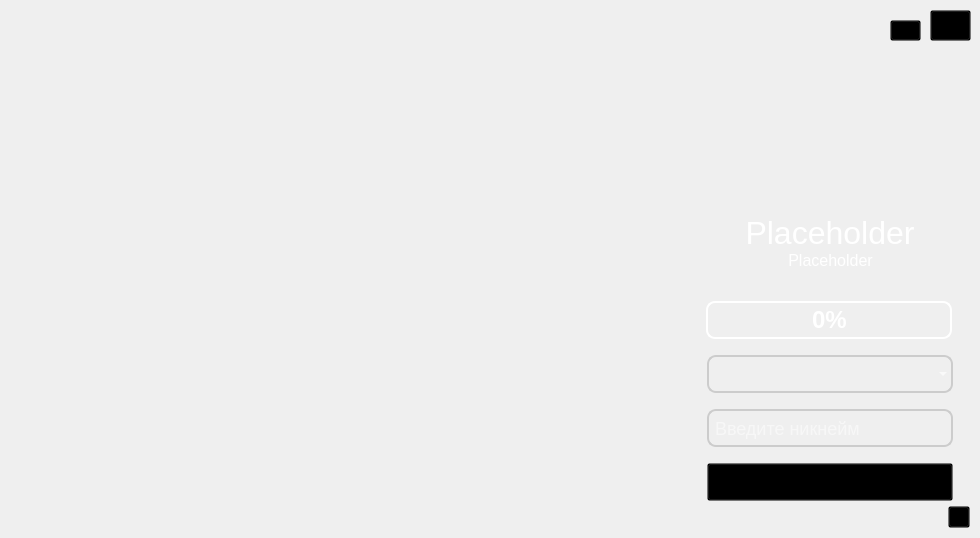
<?xml version="1.0" encoding="UTF-8"?>
<ui version="4.0">
 <class>MainWindow</class>
 <widget class="QMainWindow" name="MainWindow">
  <property name="geometry">
   <rect>
    <x>0</x>
    <y>0</y>
    <width>980</width>
    <height>538</height>
   </rect>
  </property>
  <property name="minimumSize">
   <size>
    <width>980</width>
    <height>538</height>
   </size>
  </property>
  <property name="maximumSize">
   <size>
    <width>980</width>
    <height>538</height>
   </size>
  </property>
  <property name="windowTitle">
   <string>Unix Launcher</string>
  </property>
  <property name="windowIcon">
   <iconset>
    <normaloff>../../../Downloads/image.png</normaloff>../../../Downloads/image.png</iconset>
  </property>
  <property name="unifiedTitleAndToolBarOnMac">
   <bool>false</bool>
  </property>
  <widget class="QWidget" name="centralwidget">
   <widget class="QLabel" name="main">
    <property name="geometry">
     <rect>
      <x>0</x>
      <y>0</y>
      <width>980</width>
      <height>538</height>
     </rect>
    </property>
    <property name="sizePolicy">
     <sizepolicy hsizetype="Fixed" vsizetype="Fixed">
      <horstretch>0</horstretch>
      <verstretch>0</verstretch>
     </sizepolicy>
    </property>
    <property name="text">
     <string/>
    </property>
    <property name="pixmap">
     <pixmap>../../../Downloads/Frame 2 (3).png</pixmap>
    </property>
   </widget>
   <widget class="QProgressBar" name="progressBar">
    <property name="geometry">
     <rect>
      <x>706</x>
      <y>301</y>
      <width>246</width>
      <height>38</height>
     </rect>
    </property>
    <property name="styleSheet">
     <string notr="true">QProgressBar {
    border: 2px solid #fff; /* Белая граница шириной 2px */
    border-radius: 9px;    /* Закругленные углы радиусом 7px */
    text-align: center;     /* Выравнивание текста по центру */
    font-size: 24px;        /* Размер шрифта */
    font-weight: bold;      /* Жирный шрифт */
    color: white;           /* Цвет текста */
    background-color: transparent; /* Прозрачный фон */
    padding: 4px;           /* Отступы внутри прогресс-бара */
    font-family: &quot;Play&quot;;    /* Шрифт Play */
}

QProgressBar::chunk {
    background-color: #00B051; /* Цвет заливки прогресса */
    border-radius: 7px;        /* Закругленные углы для заливки радиусом 7px */
}
</string>
    </property>
    <property name="value">
     <number>0</number>
    </property>
    <property name="textVisible">
     <bool>true</bool>
    </property>
   </widget>
   <widget class="QLabel" name="preview">
    <property name="geometry">
     <rect>
      <x>701</x>
      <y>70</y>
      <width>256</width>
      <height>144</height>
     </rect>
    </property>
    <property name="text">
     <string/>
    </property>
    <property name="pixmap">
     <pixmap>../../../Downloads/notch 1.png</pixmap>
    </property>
   </widget>
   <widget class="QComboBox" name="versionSelect">
    <property name="geometry">
     <rect>
      <x>707</x>
      <y>355</y>
      <width>246</width>
      <height>38</height>
     </rect>
    </property>
    <property name="styleSheet">
     <string notr="true">QComboBox {
	background-color: rgba(0,0,0,0);
	color: white;
	border: 2px solid #cccccc;
	border-radius: 9px;
	padding: 5px;
	font-size: 24px;
	text-align: center;
}
</string>
    </property>
   </widget>
   <widget class="QLineEdit" name="nameEdit">
    <property name="geometry">
     <rect>
      <x>707</x>
      <y>409</y>
      <width>246</width>
      <height>38</height>
     </rect>
    </property>
    <property name="styleSheet">
     <string notr="true">QLineEdit {
	background-color: rgba(0,0,0,0);
	color: white;
    font: &quot;Play&quot;; 
	border: 2px solid #cccccc;
	border-radius: 9px;
	padding: 4px;
	font-size:  18px;
}
</string>
    </property>
    <property name="maxLength">
     <number>19</number>
    </property>
    <property name="placeholderText">
     <string>Введите никнейм</string>
    </property>
   </widget>
   <widget class="QPushButton" name="playButton">
    <property name="geometry">
     <rect>
      <x>707</x>
      <y>463</y>
      <width>246</width>
      <height>38</height>
     </rect>
    </property>
    <property name="styleSheet">
     <string notr="true">QPushButton {
	background-color: rgba(0,0,0,0);
}
</string>
    </property>
    <property name="text">
     <string/>
    </property>
   </widget>
   <widget class="QPushButton" name="folderButton">
    <property name="geometry">
     <rect>
      <x>948</x>
      <y>506</y>
      <width>22</width>
      <height>22</height>
     </rect>
    </property>
    <property name="styleSheet">
     <string notr="true">QPushButton {
	background-color: rgba(0,0,0,0);
}
</string>
    </property>
    <property name="text">
     <string/>
    </property>
   </widget>
   <widget class="QPushButton" name="svernutButton">
    <property name="geometry">
     <rect>
      <x>890</x>
      <y>20</y>
      <width>31</width>
      <height>21</height>
     </rect>
    </property>
    <property name="styleSheet">
     <string notr="true">QPushButton {
	background-color: rgba(0,0,0,0);
}
</string>
    </property>
    <property name="text">
     <string/>
    </property>
   </widget>
   <widget class="QLabel" name="versionInfo">
    <property name="geometry">
     <rect>
      <x>732</x>
      <y>214</y>
      <width>196</width>
      <height>37</height>
     </rect>
    </property>
    <property name="styleSheet">
     <string notr="true">        QLabel {
            color: white;

			text-align: center;  
            font-size: 32px;

        }</string>
    </property>
    <property name="text">
     <string>Placeholder</string>
    </property>
    <property name="alignment">
     <set>Qt::AlignCenter</set>
    </property>
   </widget>
   <widget class="QLabel" name="loaderInfo">
    <property name="geometry">
     <rect>
      <x>700</x>
      <y>250</y>
      <width>261</width>
      <height>20</height>
     </rect>
    </property>
    <property name="styleSheet">
     <string notr="true">QLabel {
	color: white;
	font-size: 16px;
	              display: flex;
                justify-content: center;
                align-items: center;
                text-align: center;
                height: 100%;
}</string>
    </property>
    <property name="text">
     <string>Placeholder</string>
    </property>
    <property name="alignment">
     <set>Qt::AlignCenter</set>
    </property>
   </widget>
   <widget class="QPushButton" name="closeButton">
    <property name="geometry">
     <rect>
      <x>930</x>
      <y>10</y>
      <width>41</width>
      <height>31</height>
     </rect>
    </property>
    <property name="styleSheet">
     <string notr="true">QPushButton {
	background-color: rgba(0,0,0,0);
}
</string>
    </property>
    <property name="text">
     <string/>
    </property>
   </widget>
  </widget>
 </widget>
 <resources/>
 <connections/>
</ui>
